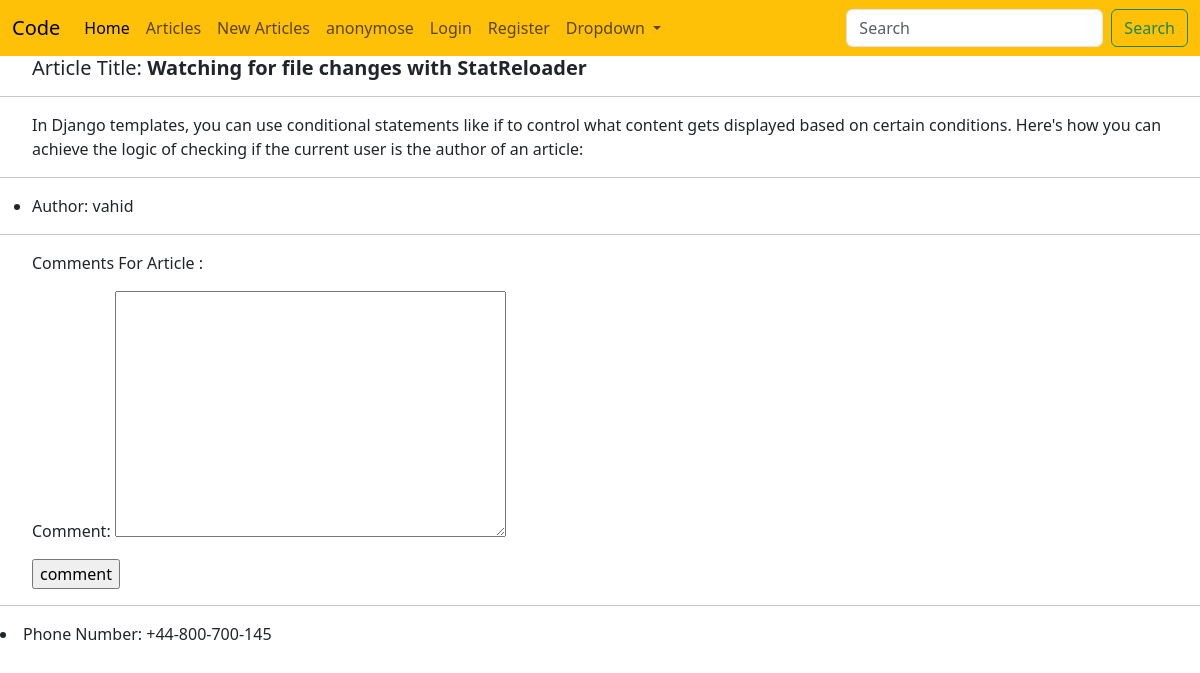
The app's page /articles/29/, older data.
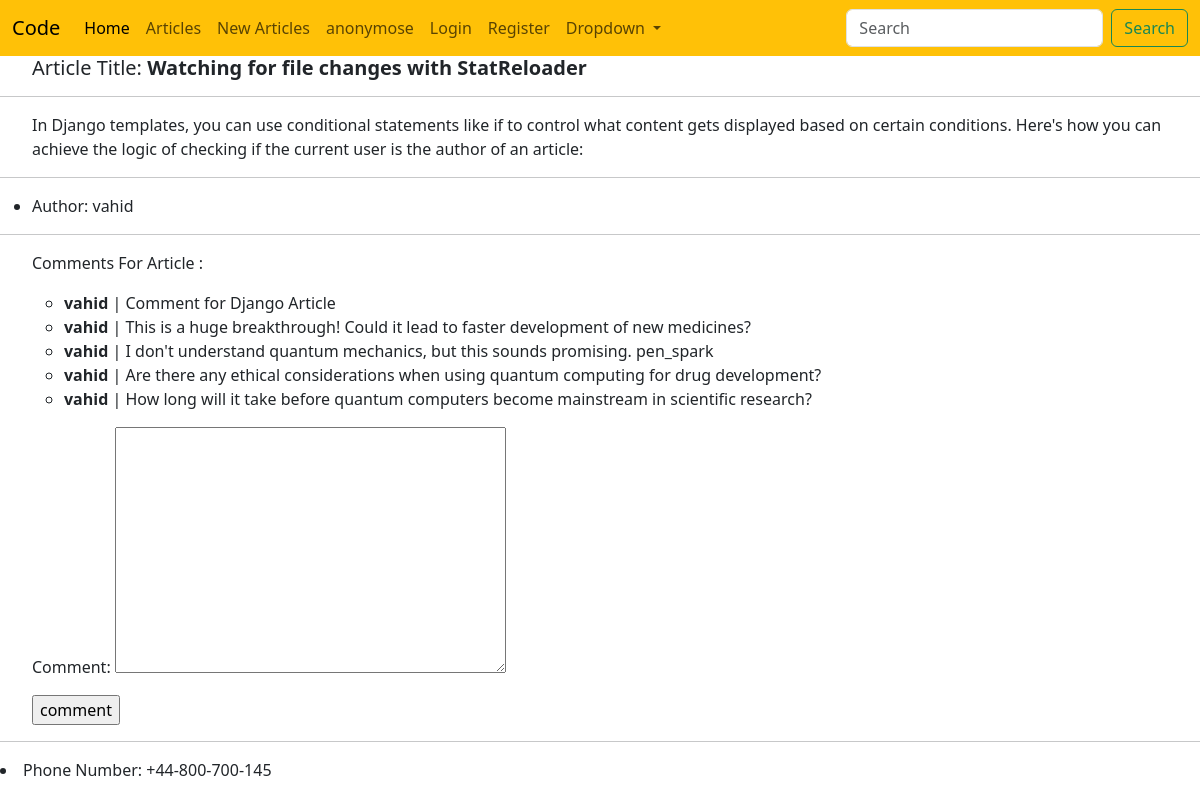
The same page, newer data.
### article/models.py (models this page shows, shortened)
class ArticleCommentsModel(models.Model):
    article = models.ForeignKey(ArticleModel, related_name="comments", on_delete=models.CASCADE)
    comment = models.TextField()
    writer  = models.ForeignKey("auth.user", on_delete=models.CASCADE)

### article/views.py (the view, shortened to what this page needs)
# urls.py: path('<int:pk>/', ArticleDetailView.as_view(), name = "ArticleDetailView_url"),
class ArticleDetailView(DetailView):
    model = ArticleModel
    template_name = "article/ArticleDetailView.html"
    context_object_name  = "articles"
    form_class = ArticleCommentForm
    def get_context_data(self, **kwargs):
        context = super(ArticleDetailView, self).get_context_data(**kwargs)
        context['form'] = ArticleCommentForm(initial={"article":self.object, "writer":self.request.user})
        return context

### article/forms.py
class ArticleCommentForm(forms.ModelForm):
    class Meta:
        model = ArticleCommentsModel
        fields = ("writer", "comment", "article")
        widgets = {
            "article": forms.HiddenInput(),
            "writer":  forms.HiddenInput(),
        }

### template/article/ArticleDetailView.html (shortened to what this page needs)
{% extends "base.html" %}
{% block title %}<ul><h5>Article Title: <strong>{{articles.Title}}</strong></h5></ul>{% endblock title %}
{% block content %}
<hr>
<ul>{{articles.Body}}</ul>
<hr>
<ul><li>Author: {{articles.Author}}</li></ul>
<hr>
<p><ul>Comments For Article : </ul></p>
<ul>
    {% for comment in object.comments.all %}
    <ul><li><strong>{{comment.writer}}</strong> | {{comment.comment}}</li></ul>
    {% endfor %}
</ul>
<ul>
<form action="" method="POST">
    {{form.as_p}}
    <input type="submit" value="comment">
</form>
</ul>
{% endblock content %}

Row changes from the older to the newer data that the page shows:
added ArticleCommentsModel: writer "vahid", comment "Comment for Django Article"
added ArticleCommentsModel: writer "vahid", comment "This is a huge breakthrough! Could it lead to faster development of new medicines?"
added ArticleCommentsModel: writer "vahid", comment "I don't understand quantum mechanics, but this sounds promising. pen_spark"
added ArticleCommentsModel: writer "vahid", comment "Are there any ethical considerations when using quantum computing for drug development?"
added ArticleCommentsModel: writer "vahid", comment "How long will it take before quantum computers become mainstream in scientific research?"
